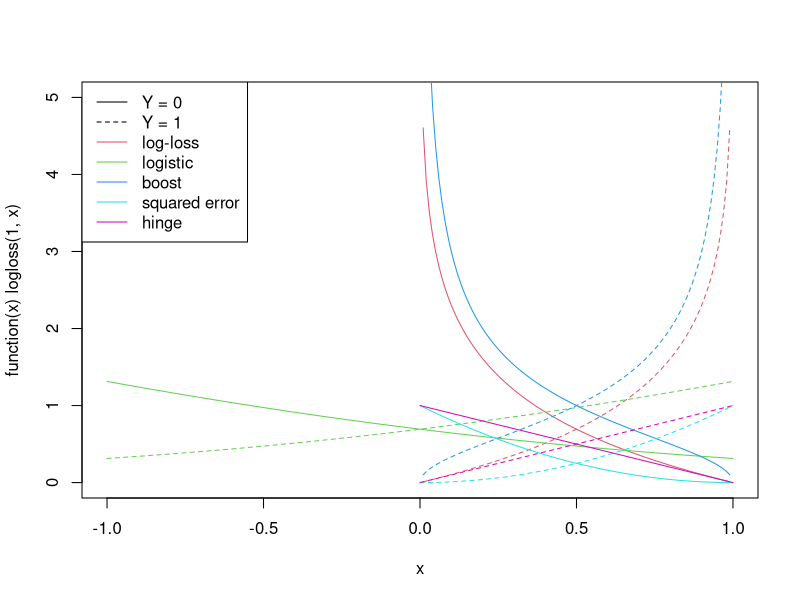

Here is the R script that generated this plot:
logloss <- function(y, yhat) {
  -y*log(yhat) - (1 - y)*log(1-yhat)
}
plot(function(x) logloss(1, x), 0, 1, ylim=c(0, 5), xlim=c(-1,1), col=2)
plot(function(x) logloss(0, x), 0, 1, add=TRUE, lty=2, col=2)

logisticloss <- function(y, yhat) {
  log(1 + exp(-y*yhat))
}
plot(function(x) logisticloss(1, x), -1, 1, add=TRUE, col=3)
plot(function(x) logisticloss(-1, x), -1, 1, add=TRUE, col=3, lty=2)

boostloss <- function(y, yhat) {
  y * sqrt((1 - yhat)/yhat) + (1 - y) * sqrt(yhat/(1 - yhat))
}
plot(function(x) boostloss(1, x), 0, 1, add=TRUE, col=4)
plot(function(x) boostloss(0, x), 0, 1, add=TRUE, col=4, lty=2)

seloss <- function(y, yhat) {
  (y - yhat)^2
}
plot(function(x) seloss(1, x), 0, 1, add=TRUE, col=5)
plot(function(x) seloss(0, x), 0, 1, add=TRUE, col=5, lty=2)

hingeloss <- function(y, yhat) {
  y * (1 - yhat) + (1 - y) * yhat
}
plot(function(x) hingeloss(1, x), 0, 1, add=TRUE, col=6)
plot(function(x) hingeloss(0, x), 0, 1, add=TRUE, col=6, lty=2)

legend("topleft", legend = c("Y = 0", "Y = 1", "log-loss",
                             "logistic", "boost", "squared error",
                             "hinge"),
       lty = c(1,2,1,1,1,1,1),
       col = c(1,1,2,3,4,5,6))
